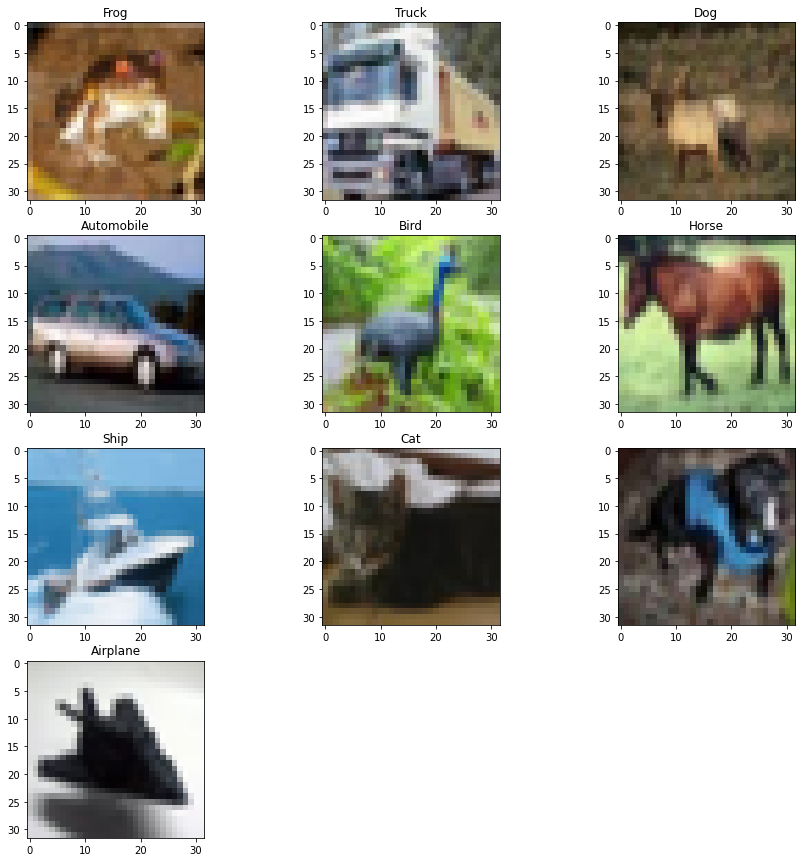
#> input picture summer_project/tex_resources/CIFAR_images.png, 802 x 862 px; its folder holds only this picture in this run
$ python -i utils.py   (imports and definitions only)
#> lines starting #> are read from the running program, lines starting #| are printed output that depends on the picture
# -*- coding: utf-8 -*-
"""
Created on Thu Jun 24 21:39:36 2021

@author: subject F
"""
import numpy as np
from scipy import ndimage
from skimage import color, io
import glob
import logging
import time
from tqdm import tqdm

def compute_eight_dimensional_feature(image):
    """ A function to compute the 8-dimensional features for an image as used in:
        O. Tuzel, F. Porikli and P. Meer,
        "Pedestrian Detection via Classification on Riemannian Manifolds",
        in IEEE Transactions on Pattern Analysis and Machine Intelligence,
        vol. 30, no. 10, pp. 1713-1727, Oct. 2008.
        doi: 10.1109/TPAMI.2008.75,

        at eq. (11) p. 1716.

        Usage: image_features = compute_eight_dimensional_feature(image)
        Inputs:
            * image = a numpy array of shape (h, w) corresponding to the image.
        Outputs:
            * image_features = a numpy array of shape (h, w, 8) corresponding
                                to the tensor of image features."""

    x = np.arange(image.shape[1])
#> x = 802 values from 0 to 801
    y = np.arange(image.shape[0])
#> y = 862 values from 0 to 861
    X, Y = np.meshgrid(x,y)
    Ix = ndimage.sobel(image,axis=1,mode='constant')
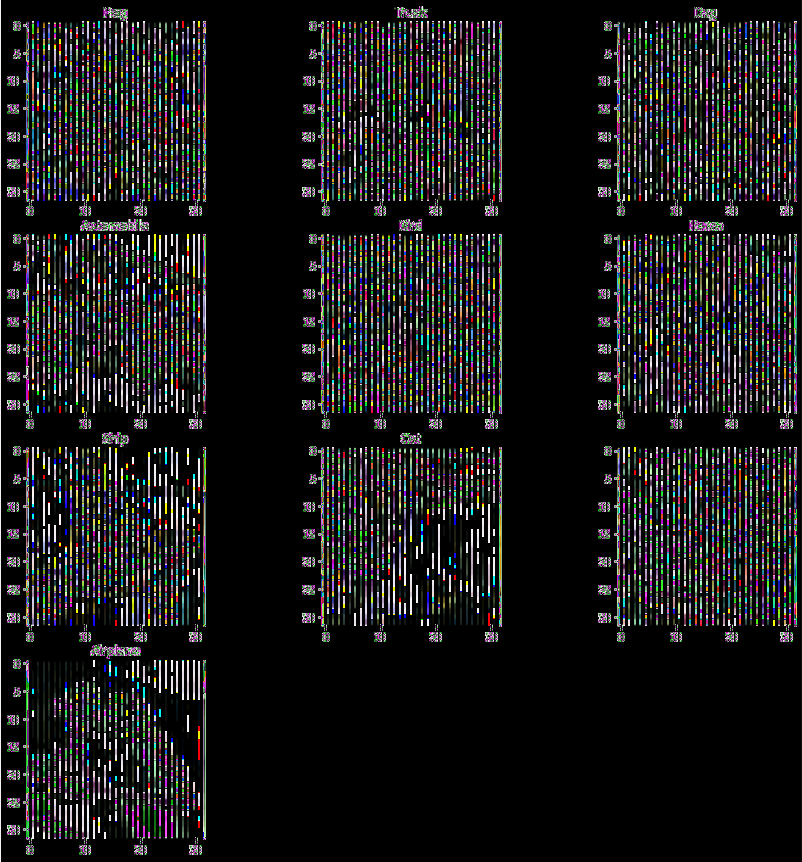
#> Ix: shape (862, 802, 3); mean R, G, B 25.1, 25.1, 25
    Ixx = ndimage.sobel(Ix,axis=1,mode='constant')
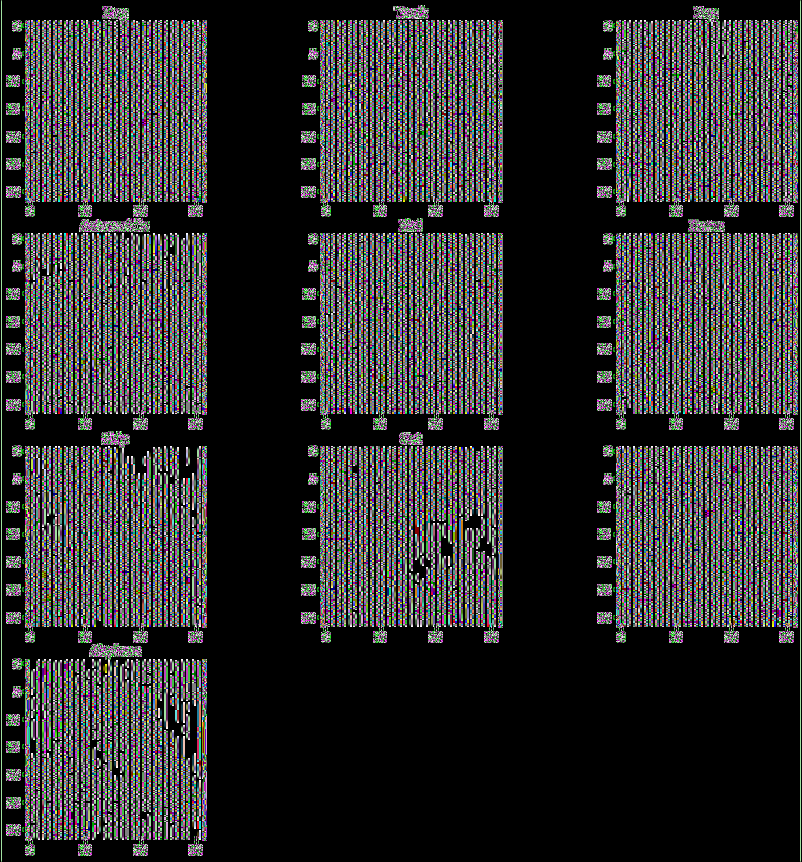
#> Ixx: shape (862, 802, 3); mean R, G, B 48.2, 47.7, 48.1
    Iy = ndimage.sobel(image,axis=0,mode='constant')
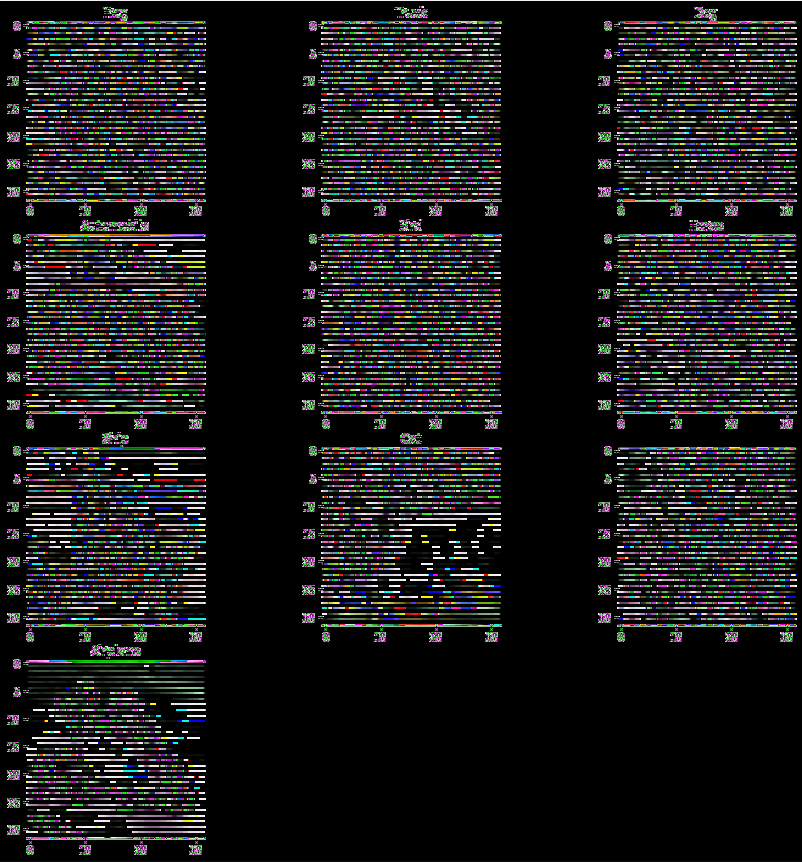
#> Iy: shape (862, 802, 3); mean R, G, B 25.5, 25.6, 25.4
    Iyy = ndimage.sobel(Iy,axis=0,mode='constant')
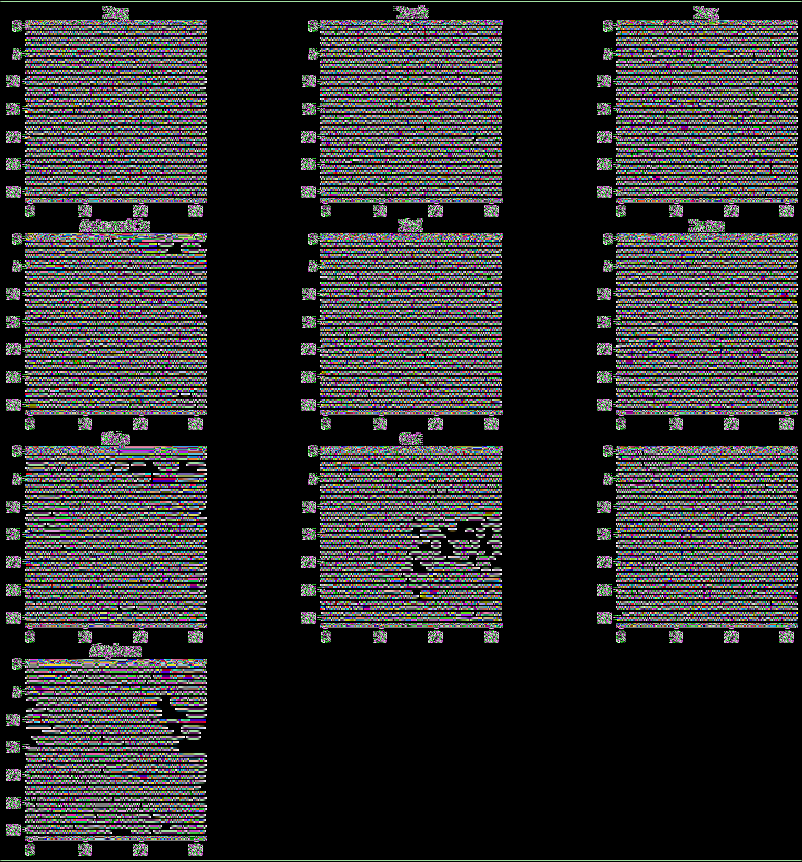
#> Iyy: shape (862, 802, 3); mean R, G, B 48.4, 47.7, 48.3
    I_abs = np.hypot(np.abs(Ix), np.abs(Iy))
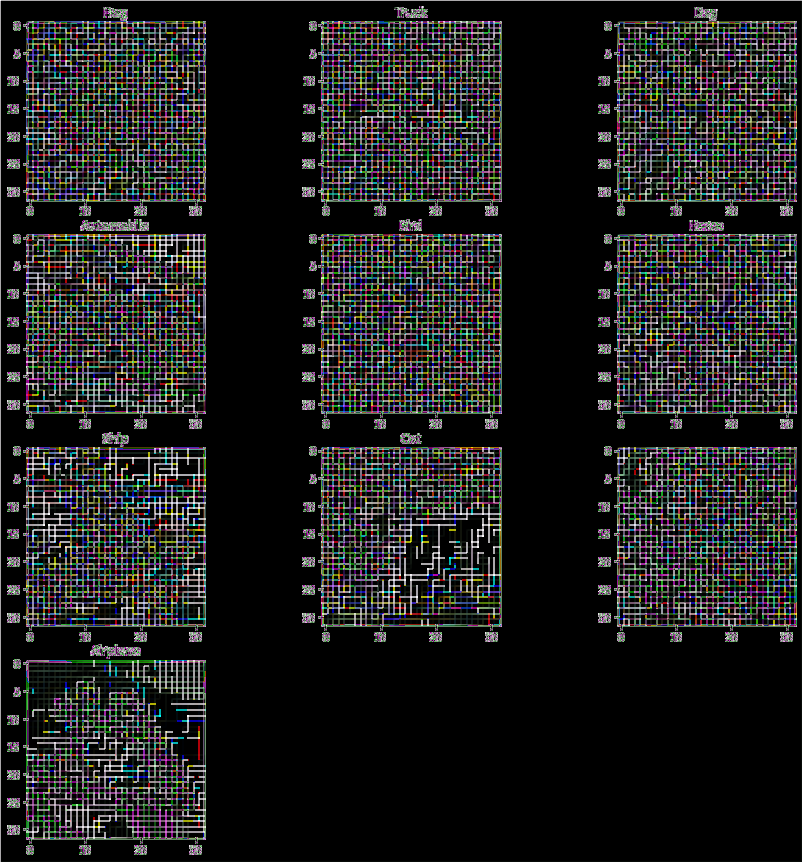
#> I_abs: shape (862, 802, 3) float16; mean R, G, B 45.6, 45.7, 45.5; drawn with min black and max white
    A = np.arctan2(np.abs(Iy), np.abs(Ix))
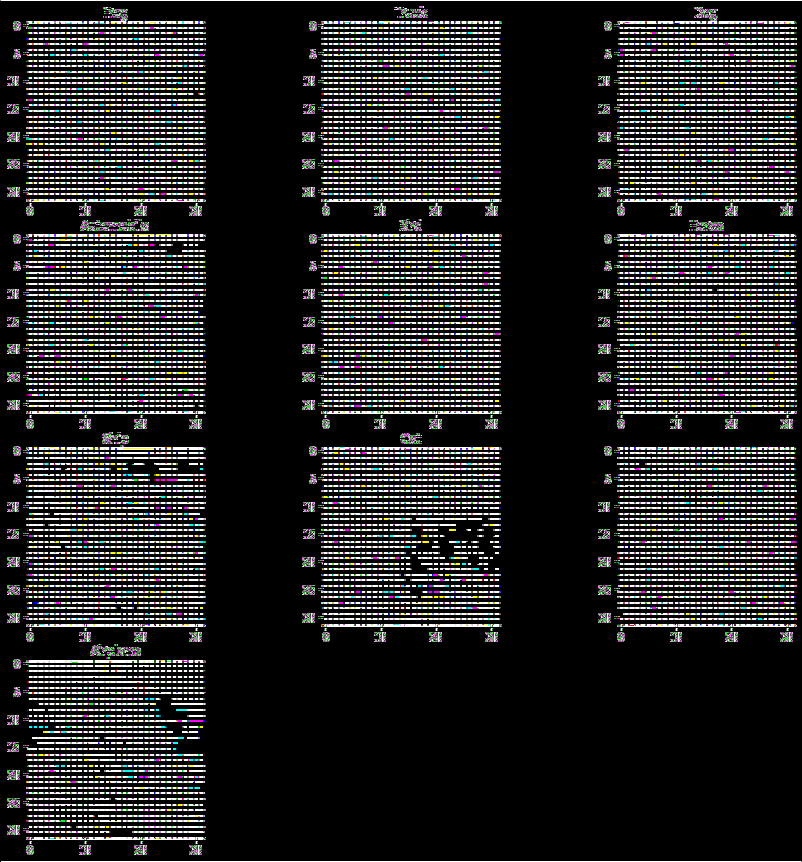
#> A: shape (862, 802, 3) float16; mean R, G, B 0.243, 0.243, 0.243; drawn with min black and max white

    return np.dstack([X, Y, np.abs(Ix), np.abs(Iy),
                        I_abs, np.abs(Ixx), np.abs(Iyy), A])

def vech(mat):
    # Gets Fortran-order
    return mat.T.take(_triu_indices(len(mat)))

def _triu_indices(n):
    rows, cols = np.triu_indices(n)
    return rows * n + cols

# [167 lines left out: functions get_features, process_classes_list, compute_overlap_percent, generate_sub_regions_random_with_overlap_constraint, generate_sub_regions_random, not called in this run]

>>> import cv2
>>> picture = cv2.cvtColor(cv2.imread('../tex_resources/CIFAR_images.png'), cv2.COLOR_BGR2RGB)
>>> result = compute_eight_dimensional_feature(picture)

$ run again, on summer_project/tex_resources/MIOTCD_images.png
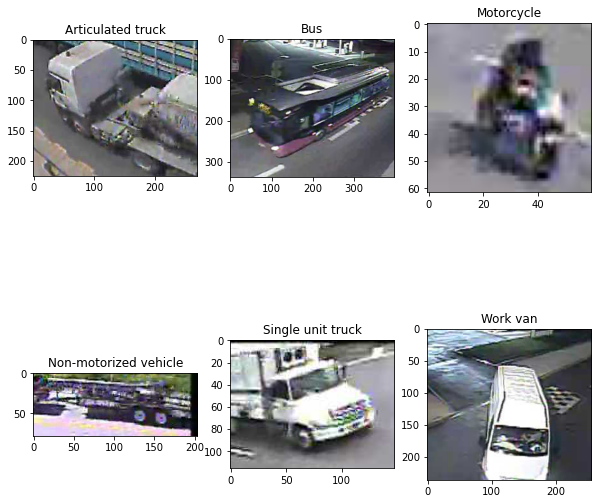
#> input picture summer_project/tex_resources/MIOTCD_images.png, 598 x 504 px
#> in compute_eight_dimensional_feature, `Iyy = ndimage.sobel(Iy,axis=0,mode='constant')`:
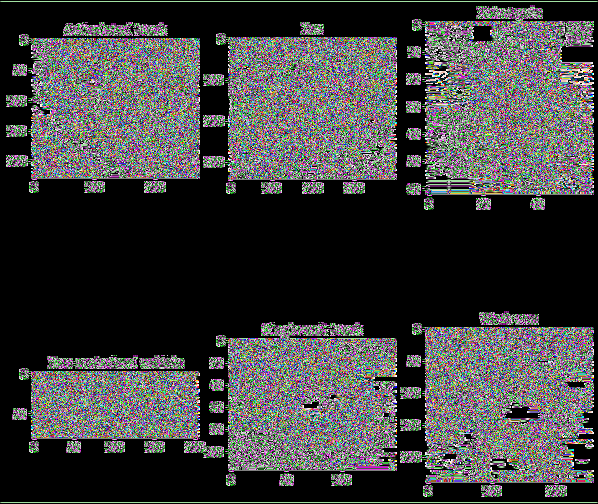
#> Iyy: shape (504, 598, 3); mean R, G, B 64.2, 64.2, 64.2
#> in compute_eight_dimensional_feature, `A = np.arctan2(np.abs(Iy), np.abs(Ix))`:
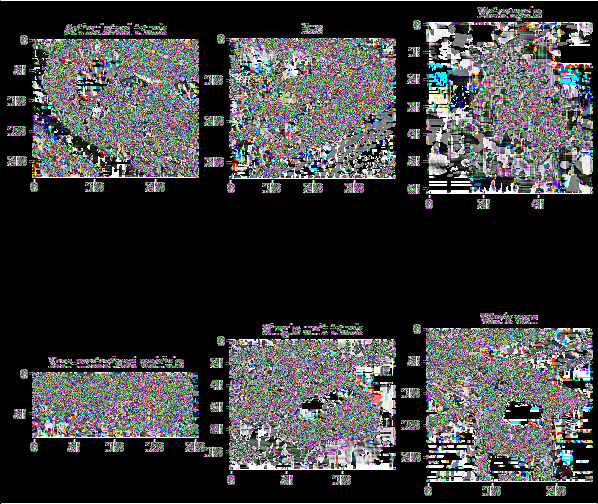
#> A: shape (504, 598, 3) float16; mean R, G, B 0.376, 0.378, 0.38; drawn with min black and max white

$ run again, on summer_project/tex_resources/TAU_images.png
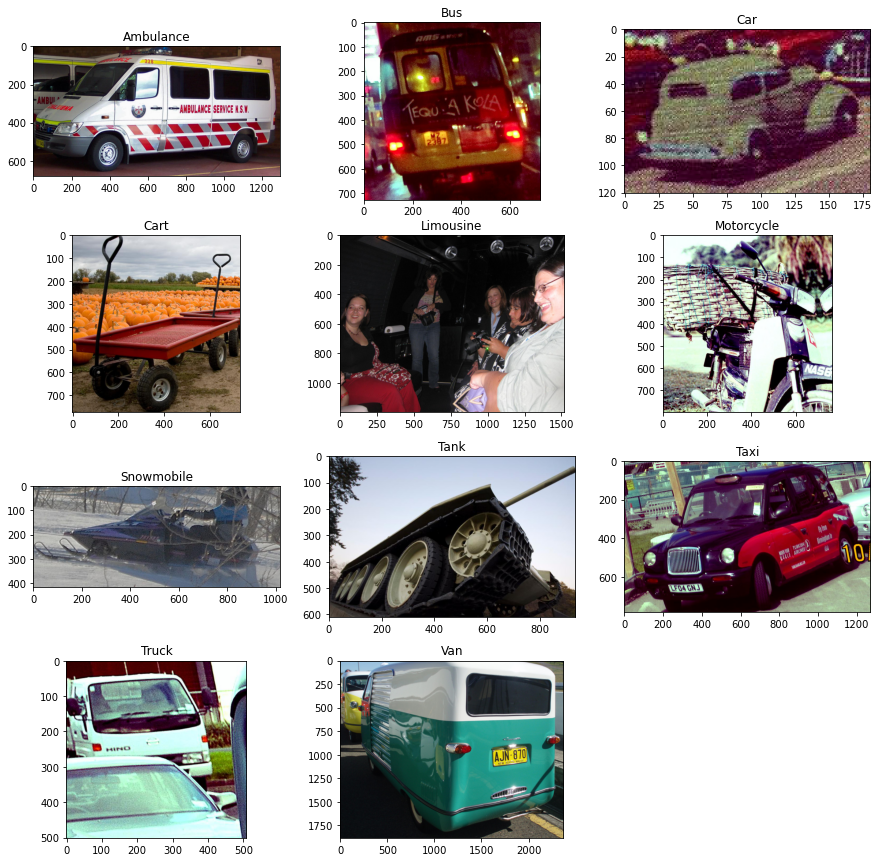
#> input picture summer_project/tex_resources/TAU_images.png, 879 x 862 px
#> in compute_eight_dimensional_feature, `Iyy = ndimage.sobel(Iy,axis=0,mode='constant')`:
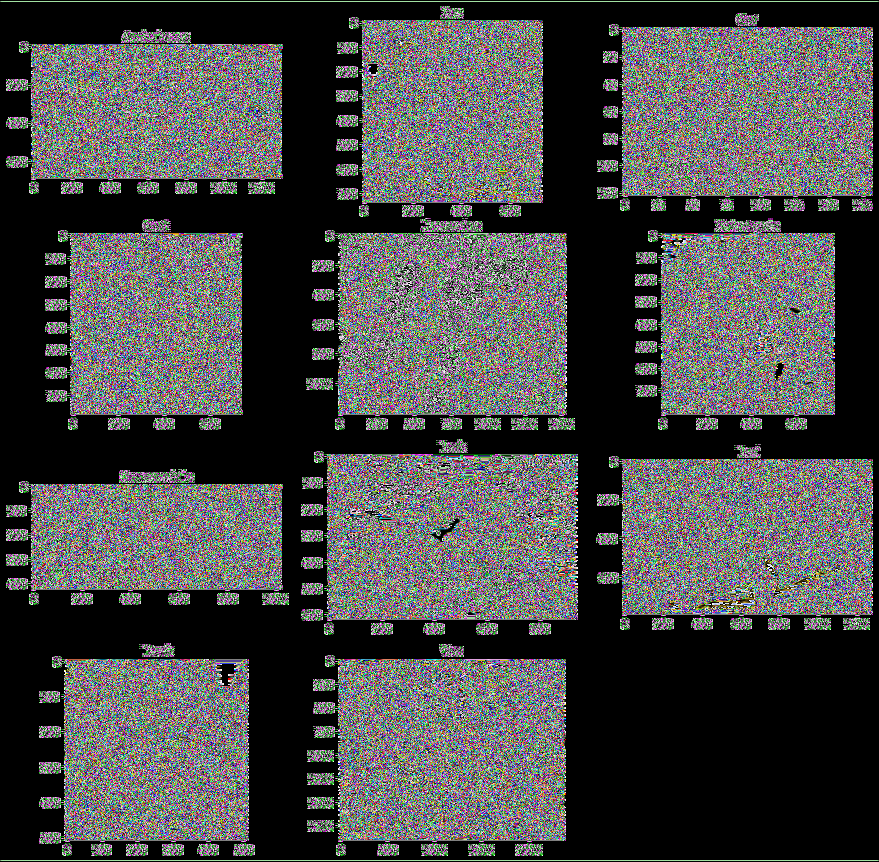
#> Iyy: shape (862, 879, 3); mean R, G, B 73.1, 73.3, 72.9
#> in compute_eight_dimensional_feature, `A = np.arctan2(np.abs(Iy), np.abs(Ix))`:
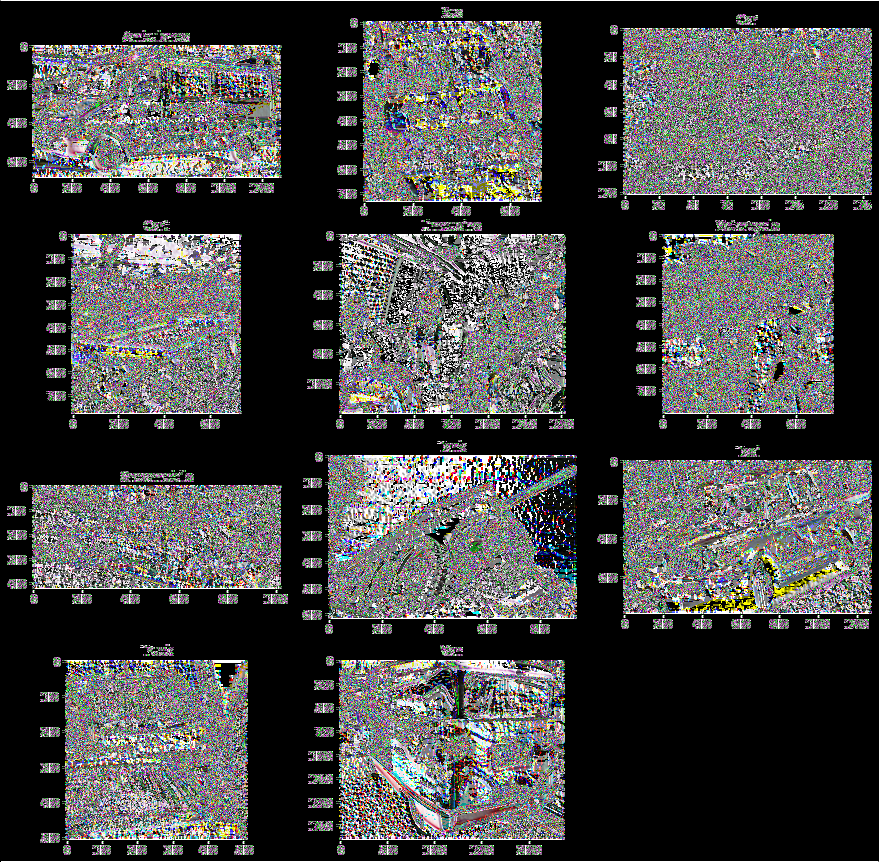
#> A: shape (862, 879, 3) float16; mean R, G, B 0.446, 0.445, 0.443; drawn with min black and max white

$ run again, on summer_project/tex_resources/subregion_sampling.png
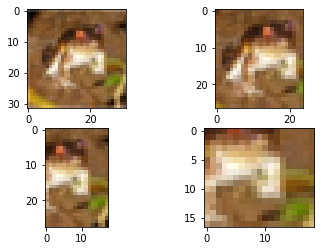
#> input picture summer_project/tex_resources/subregion_sampling.png, 321 x 251 px
#> in compute_eight_dimensional_feature, `Iyy = ndimage.sobel(Iy,axis=0,mode='constant')`:
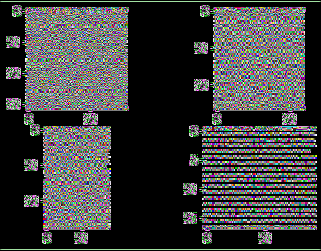
#> Iyy: shape (251, 321, 3); mean R, G, B 63, 63.2, 63
#> in compute_eight_dimensional_feature, `A = np.arctan2(np.abs(Iy), np.abs(Ix))`:
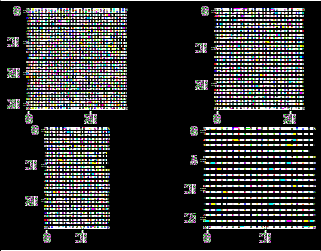
#> A: shape (251, 321, 3) float16; mean R, G, B 0.318, 0.321, 0.32; drawn with min black and max white
